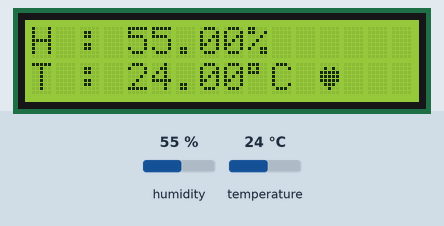
This sketch was run on a simulated ESP32. Parts: 16×2 character LCD. Inputs (shaded band) come from the test bench; at power-on: humidity 55 %, temperature 24 °C.

Above: at 1.2 s.
1.3 s: humidity set to 22 %
At 3.3 s:
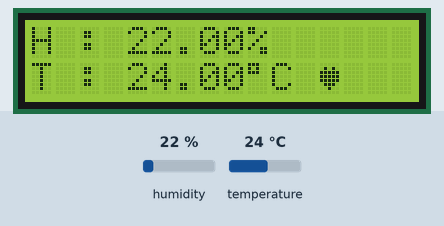
4.0 s: temperature set to 12 °C
At 4.5 s:
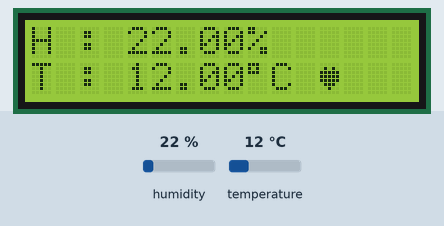
6.7 s: humidity set to 40 %
At 9.3 s:
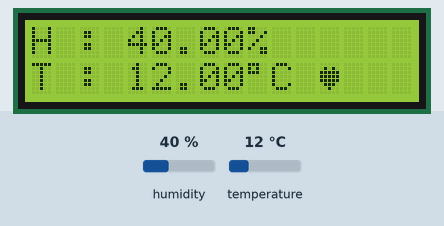
9.6 s: temperature set to 19 °C
At 10.5 s:
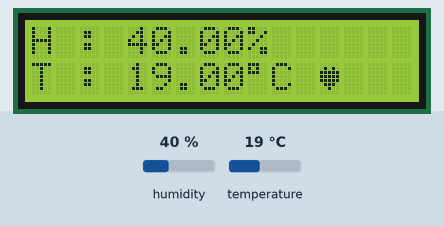
Timing chart, 0 to 12.6 s (numbered marks = the images above; inputs shaded):
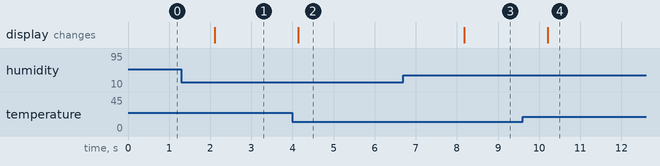

The sketch:

0404_3_LCD_temperature_humidity.ino
```cpp
// LCD와 온습도센서
// include the library code:
#include <LiquidCrystal.h>
#include "DHT.h"
#define DHTPIN 27
#define DHTTYPE DHT11

DHT dht(DHTPIN, DHTTYPE);

const int rs = 14, en = 12, d4 = 13, d5 = 5, d6 = 23, d7 = 19;
LiquidCrystal lcd(rs, en, d4, d5, d6, d7);

byte heart[8] = {
  B00000,
  B01010,
  B11111,
  B11111,
  B11111,
  B01110,
  B00100,
  B00000
};
byte cc[8] = {
  B11100,
  B10100,
  B11100,
  B00000,
  B00000,
  B00000,
  B00000,
  B00000
};


void setup() {
  lcd.begin(16, 2);   // 16열 2행
  dht.begin();
  lcd.createChar(0, heart);    // 문자를 8개까지 만들 수 있음 => lcd.createChar(0, heart) 0번째로 heart라는 문자를 만들겠다
  lcd.createChar(1, cc);
}

void loop() {
  float h = dht.readHumidity();
  float t = dht.readTemperature();
  // 하트 출력
  lcd.setCursor(12,1);
  lcd.write(byte(0));

  lcd.setCursor(0,0);
  lcd.print("H : ");
  lcd.print(h);
  lcd.print("% ");
  lcd.setCursor(0,1);
  lcd.print("T : ");
  lcd.print(t);
  lcd.write(byte(1));
  lcd.print("C");
}
```

Measured:
- after the input at 1.3 s, the display: changes after 0.81 s (image 1)
- after the input at 4.0 s, the display: changes after 0.14 s (image 2)
- after the input at 6.7 s, the display: changes after 1.5 s (image 3)
- after the input at 9.6 s, the display: changes after 0.61 s (image 4)
